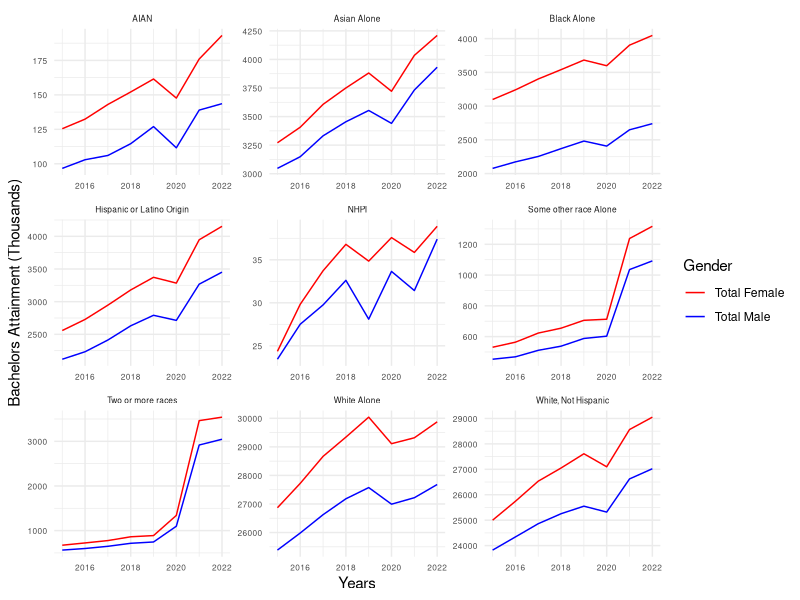
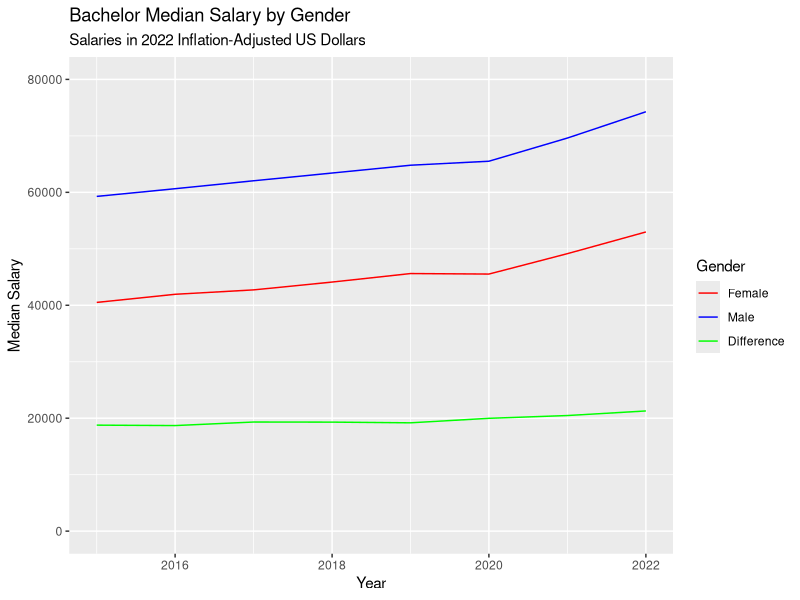
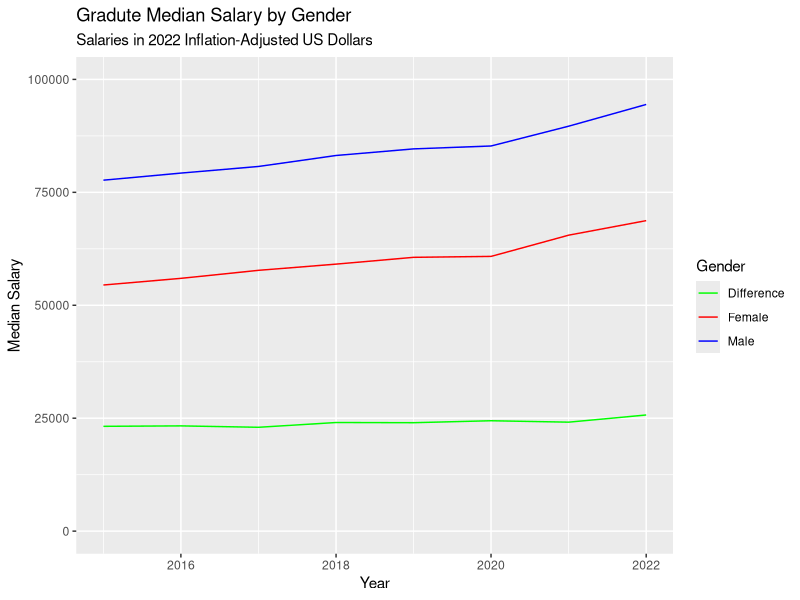

R code for these plots, in order:
## ---- chunk 1
library(tidyverse)
library(ggplot2)
library(tidyr)
#print(getwd())
#data <- read_csv(here::here("dataset/loan_refusal_clean.csv"))
#load(here::here("dataset/loan_refusal.RData"))
#print(ls())
## ---- chunk 2
data <- read_csv(here::here('dataset/Numerical_ACS_Gender_and_Race.csv'))
data2 <- read_csv(here::here('dataset/ACS_Median_Income.csv'))
data$Years <- as.Date(paste0(data$Years, "-01-01"))
data2$Years <- as.Date(paste0(data2$Years, "-01-01"))


data2_bach <- data2 %>% na.omit() %>% 
  group_by(Years) %>%
  summarize(
    Bach_M_Median = sum(Bach_M_Median) / n(),
    Bach_F_Median = sum(Bach_F_Median) / n(),
    Difference = Bach_M_Median - Bach_F_Median
  ) %>% 
  pivot_longer(cols = -Years, names_to = "Type", values_to = "Amount")

data2_grad <- data2 %>% na.omit() %>% 
  group_by(Years) %>%
  summarize(
    Grad_M_Median = sum(Grad_M_Median) / n(),
    Grad_F_Median = sum(Grad_F_Median) / n(),
    Difference = Grad_M_Median - Grad_F_Median
  ) %>% 
  pivot_longer(cols = -Years, names_to = "Type", values_to = "Amount")

### Graph 1 
ggplot(data = data, aes(x = Years)) + 
  geom_line(aes(y = `Total Male`/1000, color = 'Total Male')) +
  geom_line(aes(y = `Total Female`/1000, color = 'Total Female')) +
  facet_wrap(~Race, scales = 'free') +
  theme_minimal() +
  theme(strip.text = element_text(size = 6),
        axis.text.x = element_text(size = 6),  
        axis.text.y = element_text(size = 6)) +
  scale_color_manual(values = c('Total Male' = 'blue', 'Total Female' = 'red')) +
  labs(color = 'Gender',
       y = 'Bachelors Attainment (Thousands)')


### Graph 2
ggplot(data2_bach, aes(x = Years, y = Amount, color = Type)) +
  geom_line(stat = "identity") +
  ylim(0, 80000) +
  labs(title = "Bachelor Median Salary by Gender",
       subtitle = "Salaries in 2022 Inflation-Adjusted US Dollars",
       x = "Year",
       y = "Median Salary") +
  scale_color_manual(values = c("Difference" = "green", 
                               "Bach_M_Median" = "blue", 
                               "Bach_F_Median" = "red"),
                    name = "Gender",
                    labels = c("Difference" = "Difference",
                               "Bach_M_Median" = "Male",
                               "Bach_F_Median" = "Female"))
  

### Graph 3
ggplot(data2_grad, aes(x = Years, y = Amount, color = Type)) +
  geom_line(stat = "identity") +
  ylim(0, 100000) +
  labs(title = "Gradute Median Salary by Gender",
       subtitle = "Salaries in 2022 Inflation-Adjusted US Dollars",
       x = "Year",
       y = "Median Salary") +
  scale_color_manual(values = c("Difference" = "green", 
                               "Grad_M_Median" = "blue", 
                               "Grad_F_Median" = "red"),
                    name = "Gender",
                    labels = c("Difference" = "Difference",
                               "Grad_M_Median" = "Male",
                               "Grad_F_Median" = "Female"))


